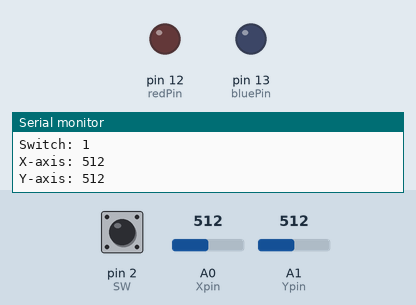
Simulated run of this sketch. Board: Arduino Mega 2560, built with avr-gcc and run on an emulated ATmega2560. Shown: output pins drawn as LEDs (lit = HIGH), the last lines printed to the serial monitor. The inputs (shaded band) are chosen by the test bench; at power-on: A0 (Xpin) = 512, A1 (Ypin) = 512, pin 2 (SW) HIGH.

Above: at 1.2 s.
1.3 s: A0 (Xpin) set to 716
At 3.2 s:
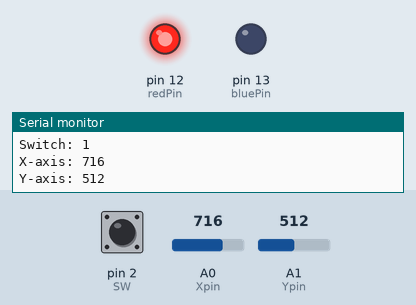
3.5 s: A1 (Ypin) set to 716
At 4.9 s:
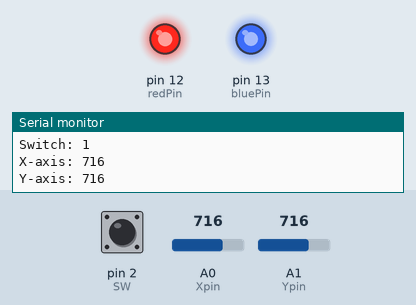
5.5 s: A0 (Xpin) set to 511
At 6.5 s:
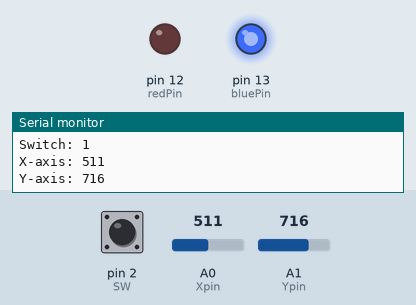
7.5 s: A1 (Ypin) set to 656
At 9.2 s:
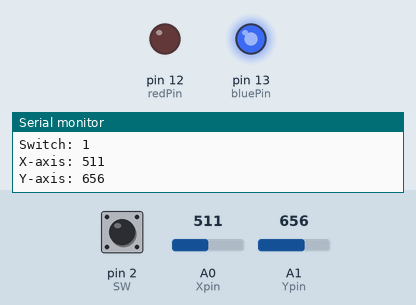
9.5 s: A1 (Ypin) set to 634
At 10.8 s:
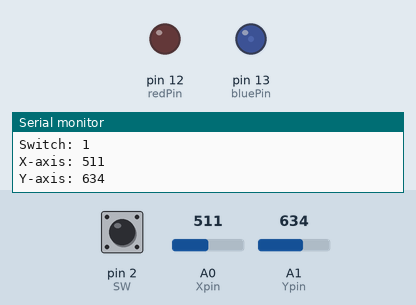
11.5 s: A0 (Xpin) set to 494
At 12.4 s:
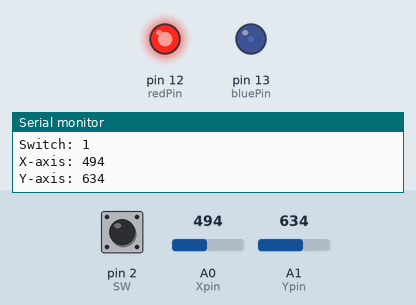
Timing chart, 0 to 14.5 s (numbered marks = the images above; inputs shaded):
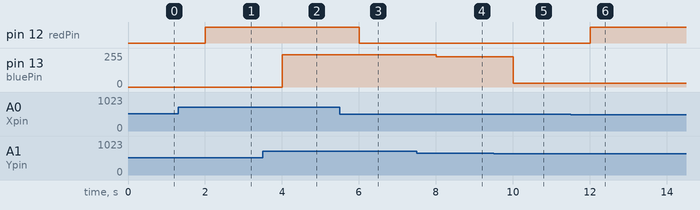

The sketch:

LESSON12_MEGA.ino
```cpp
const int SW = 2, Xpin = A0, Ypin = A1;
const int redPin = 12, bluePin = 13;

void setup() {
  //setup input
  pinMode(SW, INPUT);
  pinMode(redPin, OUTPUT);
  pinMode(bluePin, OUTPUT);
  digitalWrite(SW, HIGH);

  //setup serial monitor
  Serial.begin(9600);
}

//testing rgb color value with light
void setColor(int redValue, int blueValue)
{
  analogWrite(redPin, redValue);
  analogWrite(bluePin, blueValue);
}

void loop() {
  // put your main code here, to run repeatedly:
  Serial.print("Switch: ");
  Serial.println( digitalRead(SW) );
  Serial.print("X-axis: ");
  Serial.println( analogRead(Xpin) );
  Serial.print("Y-axis: ");
  Serial.println( analogRead(Ypin) );
  Serial.println("");
  //Blue is up down, Red is left to right
  setColor( analogRead(Xpin)*255/1023, analogRead(Ypin)*255/1023 );
  delay(2000);

}
```

Measured:
- the behaviour switches between 643 and 642 on A1 (Ypin) (found by bisection; images 4 and 5)
- the behaviour switches between 510 and 509 on A0 (Xpin) (found by bisection; images 5 and 6)
- after the input at 1.3 s, pin 12 (redPin): LOW → HIGH after 0.70 s
- after the input at 3.5 s, pin 13 (bluePin): 0/255 → 243/255 after 0.50 s
- after the input at 5.5 s, pin 12 (redPin): HIGH → LOW after 0.50 s
- after the input at 7.5 s, pin 13 (bluePin): 243/255 → 228/255 after 0.51 s
- after the input at 9.5 s, pin 13 (bluePin): 228/255 → 29/255 after 0.51 s
- after the input at 11.5 s, pin 12 (redPin): LOW → HIGH after 0.51 s
